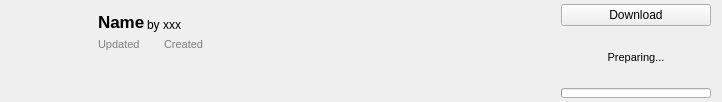
<?xml version="1.0" encoding="UTF-8"?>
<ui version="4.0">
 <class>CurseforgeModItemWidget</class>
 <widget class="QWidget" name="CurseforgeModItemWidget">
  <property name="geometry">
   <rect>
    <x>0</x>
    <y>0</y>
    <width>722</width>
    <height>102</height>
   </rect>
  </property>
  <layout class="QGridLayout" name="gridLayout">
   <property name="leftMargin">
    <number>12</number>
   </property>
   <property name="topMargin">
    <number>4</number>
   </property>
   <property name="bottomMargin">
    <number>4</number>
   </property>
   <item row="0" column="2">
    <layout class="QVBoxLayout" name="verticalLayout">
     <item>
      <widget class="QPushButton" name="downloadButton">
       <property name="sizePolicy">
        <sizepolicy hsizetype="Fixed" vsizetype="Fixed">
         <horstretch>0</horstretch>
         <verstretch>0</verstretch>
        </sizepolicy>
       </property>
       <property name="minimumSize">
        <size>
         <width>150</width>
         <height>0</height>
        </size>
       </property>
       <property name="maximumSize">
        <size>
         <width>150</width>
         <height>16777215</height>
        </size>
       </property>
       <property name="contextMenuPolicy">
        <enum>Qt::DefaultContextMenu</enum>
       </property>
       <property name="text">
        <string>Download</string>
       </property>
       <property name="icon">
        <iconset theme="download">
         <normaloff>.</normaloff>.</iconset>
       </property>
      </widget>
     </item>
     <item>
      <widget class="QLabel" name="downloadSpeedText">
       <property name="font">
        <font>
         <pointsize>8</pointsize>
        </font>
       </property>
       <property name="toolTip">
        <string notr="true"/>
       </property>
       <property name="text">
        <string>Preparing...</string>
       </property>
       <property name="alignment">
        <set>Qt::AlignCenter</set>
       </property>
      </widget>
     </item>
     <item>
      <widget class="QProgressBar" name="downloadProgress">
       <property name="enabled">
        <bool>true</bool>
       </property>
       <property name="sizePolicy">
        <sizepolicy hsizetype="Fixed" vsizetype="Fixed">
         <horstretch>0</horstretch>
         <verstretch>0</verstretch>
        </sizepolicy>
       </property>
       <property name="minimumSize">
        <size>
         <width>150</width>
         <height>0</height>
        </size>
       </property>
       <property name="maximumSize">
        <size>
         <width>150</width>
         <height>10</height>
        </size>
       </property>
       <property name="value">
        <number>0</number>
       </property>
       <property name="textVisible">
        <bool>false</bool>
       </property>
       <property name="invertedAppearance">
        <bool>false</bool>
       </property>
       <property name="textDirection">
        <enum>QProgressBar::TopToBottom</enum>
       </property>
      </widget>
     </item>
    </layout>
   </item>
   <item row="0" column="0">
    <widget class="QLabel" name="modIcon">
     <property name="sizePolicy">
      <sizepolicy hsizetype="Fixed" vsizetype="Fixed">
       <horstretch>0</horstretch>
       <verstretch>0</verstretch>
      </sizepolicy>
     </property>
     <property name="minimumSize">
      <size>
       <width>80</width>
       <height>80</height>
      </size>
     </property>
     <property name="maximumSize">
      <size>
       <width>80</width>
       <height>80</height>
      </size>
     </property>
     <property name="text">
      <string/>
     </property>
     <property name="wordWrap">
      <bool>false</bool>
     </property>
    </widget>
   </item>
   <item row="0" column="1">
    <layout class="QVBoxLayout" name="verticalLayout_2">
     <property name="spacing">
      <number>2</number>
     </property>
     <item>
      <layout class="QHBoxLayout" name="horizontalLayout">
       <item>
        <widget class="QLabel" name="modName">
         <property name="sizePolicy">
          <sizepolicy hsizetype="Preferred" vsizetype="Minimum">
           <horstretch>0</horstretch>
           <verstretch>0</verstretch>
          </sizepolicy>
         </property>
         <property name="minimumSize">
          <size>
           <width>0</width>
           <height>28</height>
          </size>
         </property>
         <property name="font">
          <font>
           <pointsize>13</pointsize>
           <weight>75</weight>
           <bold>true</bold>
          </font>
         </property>
         <property name="toolTip">
          <string notr="true"/>
         </property>
         <property name="text">
          <string>Name</string>
         </property>
         <property name="alignment">
          <set>Qt::AlignBottom|Qt::AlignLeading|Qt::AlignLeft</set>
         </property>
         <property name="wordWrap">
          <bool>false</bool>
         </property>
        </widget>
       </item>
       <item>
        <widget class="QLabel" name="modAuthors">
         <property name="sizePolicy">
          <sizepolicy hsizetype="Preferred" vsizetype="Preferred">
           <horstretch>0</horstretch>
           <verstretch>0</verstretch>
          </sizepolicy>
         </property>
         <property name="toolTip">
          <string notr="true"/>
         </property>
         <property name="text">
          <string>by xxx</string>
         </property>
         <property name="alignment">
          <set>Qt::AlignBottom|Qt::AlignLeading|Qt::AlignLeft</set>
         </property>
        </widget>
       </item>
       <item>
        <widget class="TagsWidget" name="tagsWidget" native="true"/>
       </item>
       <item>
        <spacer name="horizontalSpacer">
         <property name="orientation">
          <enum>Qt::Horizontal</enum>
         </property>
         <property name="sizeHint" stdset="0">
          <size>
           <width>40</width>
           <height>20</height>
          </size>
         </property>
        </spacer>
       </item>
       <item>
        <widget class="QWidget" name="loaderTypes" native="true">
         <layout class="QHBoxLayout" name="loadersLayout">
          <property name="topMargin">
           <number>0</number>
          </property>
          <property name="bottomMargin">
           <number>0</number>
          </property>
         </layout>
        </widget>
       </item>
      </layout>
     </item>
     <item>
      <widget class="QWidget" name="modDateTime" native="true">
       <layout class="QHBoxLayout" name="horizontalLayout_2">
        <property name="spacing">
         <number>4</number>
        </property>
        <property name="leftMargin">
         <number>0</number>
        </property>
        <property name="topMargin">
         <number>0</number>
        </property>
        <property name="rightMargin">
         <number>0</number>
        </property>
        <property name="bottomMargin">
         <number>0</number>
        </property>
        <item>
         <widget class="QLabel" name="label">
          <property name="font">
           <font>
            <pointsize>8</pointsize>
           </font>
          </property>
          <property name="styleSheet">
           <string notr="true">color: rgb(127, 127, 127);</string>
          </property>
          <property name="text">
           <string>Updated</string>
          </property>
         </widget>
        </item>
        <item>
         <widget class="QLabel" name="modUpdateDate">
          <property name="font">
           <font>
            <pointsize>8</pointsize>
           </font>
          </property>
          <property name="styleSheet">
           <string notr="true">color: rgb(127, 127, 127);</string>
          </property>
          <property name="text">
           <string/>
          </property>
         </widget>
        </item>
        <item>
         <spacer name="horizontalSpacer_3">
          <property name="orientation">
           <enum>Qt::Horizontal</enum>
          </property>
          <property name="sizeType">
           <enum>QSizePolicy::Fixed</enum>
          </property>
          <property name="sizeHint" stdset="0">
           <size>
            <width>10</width>
            <height>0</height>
           </size>
          </property>
         </spacer>
        </item>
        <item>
         <widget class="QLabel" name="label_3">
          <property name="font">
           <font>
            <pointsize>8</pointsize>
           </font>
          </property>
          <property name="styleSheet">
           <string notr="true">color: rgb(127, 127, 127);</string>
          </property>
          <property name="text">
           <string>Created</string>
          </property>
         </widget>
        </item>
        <item>
         <widget class="QLabel" name="modCreateDate">
          <property name="font">
           <font>
            <pointsize>8</pointsize>
           </font>
          </property>
          <property name="styleSheet">
           <string notr="true">color: rgb(127, 127, 127);</string>
          </property>
          <property name="text">
           <string/>
          </property>
         </widget>
        </item>
        <item>
         <spacer name="horizontalSpacer_2">
          <property name="orientation">
           <enum>Qt::Horizontal</enum>
          </property>
          <property name="sizeHint" stdset="0">
           <size>
            <width>40</width>
            <height>20</height>
           </size>
          </property>
         </spacer>
        </item>
       </layout>
      </widget>
     </item>
     <item>
      <widget class="QLabel" name="modSummary">
       <property name="sizePolicy">
        <sizepolicy hsizetype="Preferred" vsizetype="Expanding">
         <horstretch>0</horstretch>
         <verstretch>0</verstretch>
        </sizepolicy>
       </property>
       <property name="font">
        <font>
         <italic>false</italic>
        </font>
       </property>
       <property name="contextMenuPolicy">
        <enum>Qt::CustomContextMenu</enum>
       </property>
       <property name="toolTip">
        <string notr="true"/>
       </property>
       <property name="alignment">
        <set>Qt::AlignLeading|Qt::AlignLeft|Qt::AlignTop</set>
       </property>
       <property name="wordWrap">
        <bool>true</bool>
       </property>
      </widget>
     </item>
    </layout>
   </item>
  </layout>
 </widget>
 <customwidgets>
  <customwidget>
   <class>TagsWidget</class>
   <extends>QWidget</extends>
   <header location="global">ui/tagswidget.h</header>
   <container>1</container>
  </customwidget>
 </customwidgets>
 <resources/>
 <connections/>
</ui>
